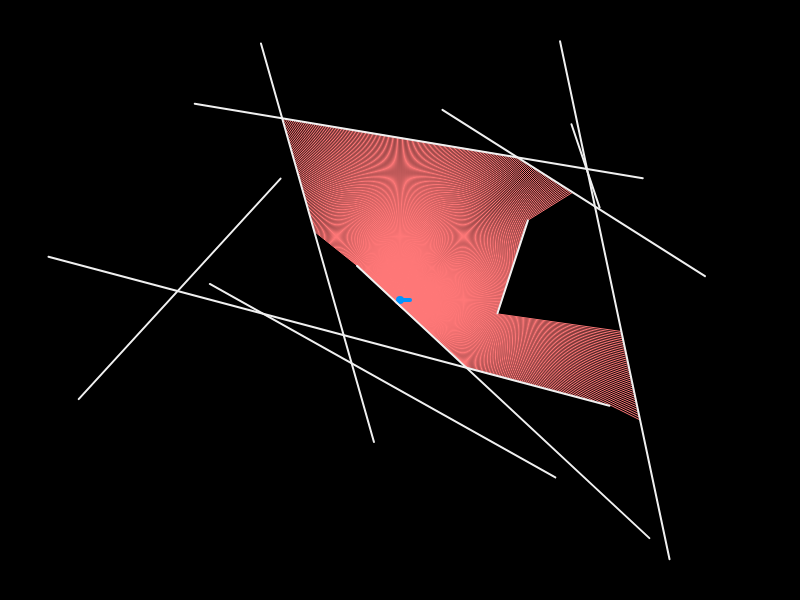
Frame 1 (no input)
Frame 60 (no input): identical to frame 1, image omitted
Frame 120 (the mouse pressed at the canvas centre since frame 60): identical to frame 1, image omitted

The p5.js sketch that drew this single still picture (run headless with seeded random() and noise() and a simulated clock; from frame 60 on, the mouse is pressed at the canvas centre):

// p5.js sketch
// ── sketch.js
let myCar
const myWalls = []
let showDistances

function setup() {
  createCanvas(800, 600)
  showDistances = createCheckbox('Distances', false)

  myCar = new Car(createVector(width / 2, height / 2))

  for (let i = 0; i < 10; i++) {
    myWalls.push(new Wall(createVector(random(width), random(height)), createVector(random(width), random(height))))
  }
}

function draw() {
  background(0)
  myCar.update()
  myCar.draw()

  strokeWeight(2)
  stroke(240)

  for (let w of myWalls) {
    w.draw()
  }
}

class Car {
  constructor(pos) {
    this.pos = pos
    this.vel = createVector()
    this.acc = createVector()
    this.heading = 0
    this.lidar = []
    for (let angle = 0; angle < TWO_PI; angle += TWO_PI / 800) {
      this.lidar.push(new Ray(angle))
    }
  }

  draw() {
    stroke(0, 148, 255) // I'm blue
    strokeWeight(8)
    point(this.pos.x, this.pos.y)

    strokeWeight(4)
    let vDir = p5.Vector.fromAngle(this.heading)
    vDir.setMag(10)
    vDir.add(this.pos)
    line(this.pos.x, this.pos.y, vDir.x, vDir.y)
  }

  update() {

    let friction = this.vel.copy()
    friction.mult(-0.1)

    this.acc = createVector(0, 0)
    this.acc.add(friction)

    if (keyIsPressed) {
      if (key == 'ArrowUp') {
        this.accelerate()
      }
      else if (key == 'ArrowDown') {
        this.decelerate()
      }
      else if (key == 'ArrowRight') {
        this.rotateRight()
      }
      else if (key == 'ArrowLeft') {
        this.rotateLeft()
      }

    }
    this.vel.add(this.acc)
    this.pos.add(this.vel)

    // update ray orientation, and cast/draw them !
    push()
    stroke(255, 120, 120)
    fill(255, 120, 120)
    strokeWeight(1)
    for (let r of this.lidar) {
      r.update(this.pos, this.heading)
      r.cast()
    }
    pop()
  }

  accelerate() {
    this.acc = p5.Vector.fromAngle(this.heading)
    this.acc.mult(0.1)
  }
  decelerate() {
    this.acc = p5.Vector.fromAngle(this.heading)
    this.acc.mult(-0.1)
  }
  rotateLeft() {
    this.rotate(-0.1)
  }
  rotateRight() {
    this.rotate(0.1)
  }
  rotate(offset) {
    this.heading += offset
    this.acc.rotate(offset)
    this.vel.rotate(offset)

  }
}

class Wall {
  constructor(start, end) {
    this.start = start
    this.end = end
  }
  draw() {
    line(this.start.x, this.start.y, this.end.x, this.end.y)
  }
}

class Ray {
  constructor(angle) {
    this.angle = angle
  }
  update(start, relativeAngle) {
    let end = p5.Vector.fromAngle(relativeAngle + this.angle)
    end.setMag(50)
    end.add(start)
    this.start = start
    this.end = end
  }
  draw() {
    line(this.start.x, this.start.y, this.end.x, this.end.y)
  }

  cast() {
    const r = p5.Vector.sub(this.end, this.start)
    let closest = width
    for (let w of myWalls) {
      // a + t*r = c + u*s

      // a*r = c*r+u*s*r
      // u = (a - c)*r /s*r

      // a*s + t*r*s = c*s
      // t = c-a * s / r*s
      const s = p5.Vector.sub(w.end, w.start)
      const t = cross2d(p5.Vector.sub(w.start, this.start), s) / cross2d(r, s)
      const u = cross2d(p5.Vector.sub(this.start, w.start), r) / cross2d(s, r)
      if (t >= 0 && u >= 0 && u < 1 && t < closest) {
        closest = t
      }
    }

    r.mult(closest)
    const end = p5.Vector.add(this.start, r)
    if (showDistances.checked()) {
      stroke(255 - r.mag(), r.mag(), r.mag())
    }
    line(this.start.x, this.start.y, end.x, end.y)
    if (showDistances.checked()) {
      fill(255 - r.mag(), r.mag(), r.mag())
      text(Math.floor(r.mag()), end.x, end.y)
    }
  }
}

function cross2d(v1, v2) {
  return v1.x * v2.y - v2.x * v1.y
}
